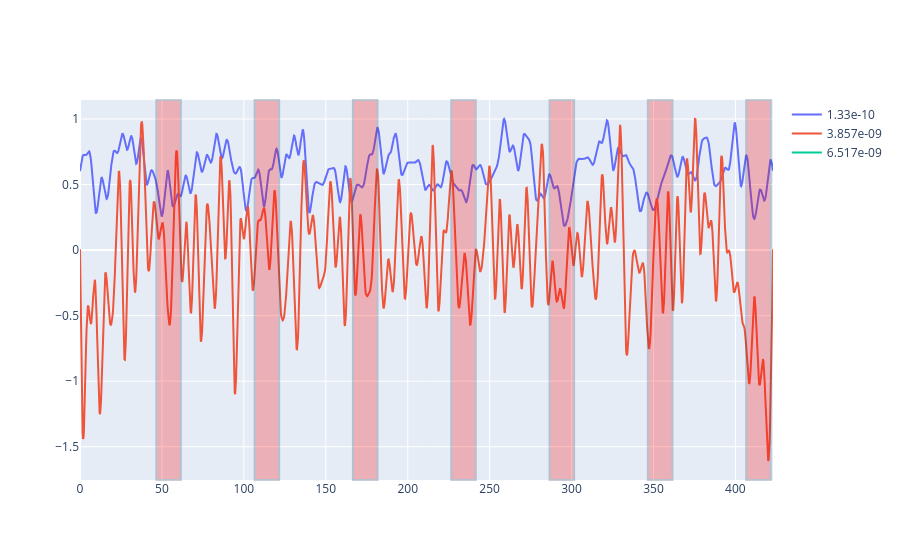

The cell this chart's notebook holds for it:
### Code cell
#fig, ax = plt.subplots()
fig = go.Figure()
gate_grp = filt_df.groupby('Classifier')
for gate, df in gate_grp:
    data = d_filt[df.index]
    avg = np.mean(data, axis=0)
    avg_nrm = avg / np.max(avg)
    fig.add_trace(go.Scatter(x = time, y = avg_nrm, name = gate))

[fig.add_vrect(xmin,xmax, fillcolor = 'red', opacity =0.25) for xmin,xmax in stim_pairs]
fig.show()

### Figure 1 — Plotly figure (JSON) as saved in the notebook; plotly's stock layout.template omitted (floating-point values rounded to 4 significant figures; data arrays with more than 128 entries replaced by an {"elided": "..."} marker saying what was removed)
{"data": [{"name": "1.33e-10", "x": {"elided": "1591 float values"}, "y": {"elided": "1591 float values"}, "type": "scatter"}, {"name": "3.857e-09", "x": {"elided": "1591 float values"}, "y": {"elided": "1591 float values"}, "type": "scatter"}, {"name": "6.517e-09", "x": {"elided": "1591 float values"}, "y": {"elided": "1591 float values"}, "type": "scatter"}], "layout": {"shapes": [{"fillcolor": "red", "opacity": 0.25, "type": "rect", "x0": 46.56, "x1": 61.55, "xref": "x", "y0": 0, "y1": 1, "yref": "y domain"}, {"fillcolor": "red", "opacity": 0.25, "type": "rect", "x0": 106.6, "x1": 121.5, "xref": "x", "y0": 0, "y1": 1, "yref": "y domain"}, {"fillcolor": "red", "opacity": 0.25, "type": "rect", "x0": 166.6, "x1": 181.6, "xref": "x", "y0": 0, "y1": 1, "yref": "y domain"}, {"fillcolor": "red", "opacity": 0.25, "type": "rect", "x0": 226.6, "x1": 241.6, "xref": "x", "y0": 0, "y1": 1, "yref": "y domain"}, {"fillcolor": "red", "opacity": 0.25, "type": "rect", "x0": 286.6, "x1": 301.5, "xref": "x", "y0": 0, "y1": 1, "yref": "y domain"}, {"fillcolor": "red", "opacity": 0.25, "type": "rect", "x0": 346.6, "x1": 361.6, "xref": "x", "y0": 0, "y1": 1, "yref": "y domain"}, {"fillcolor": "red", "opacity": 0.25, "type": "rect", "x0": 406.6, "x1": 421.6, "xref": "x", "y0": 0, "y1": 1, "yref": "y domain"}]}}
